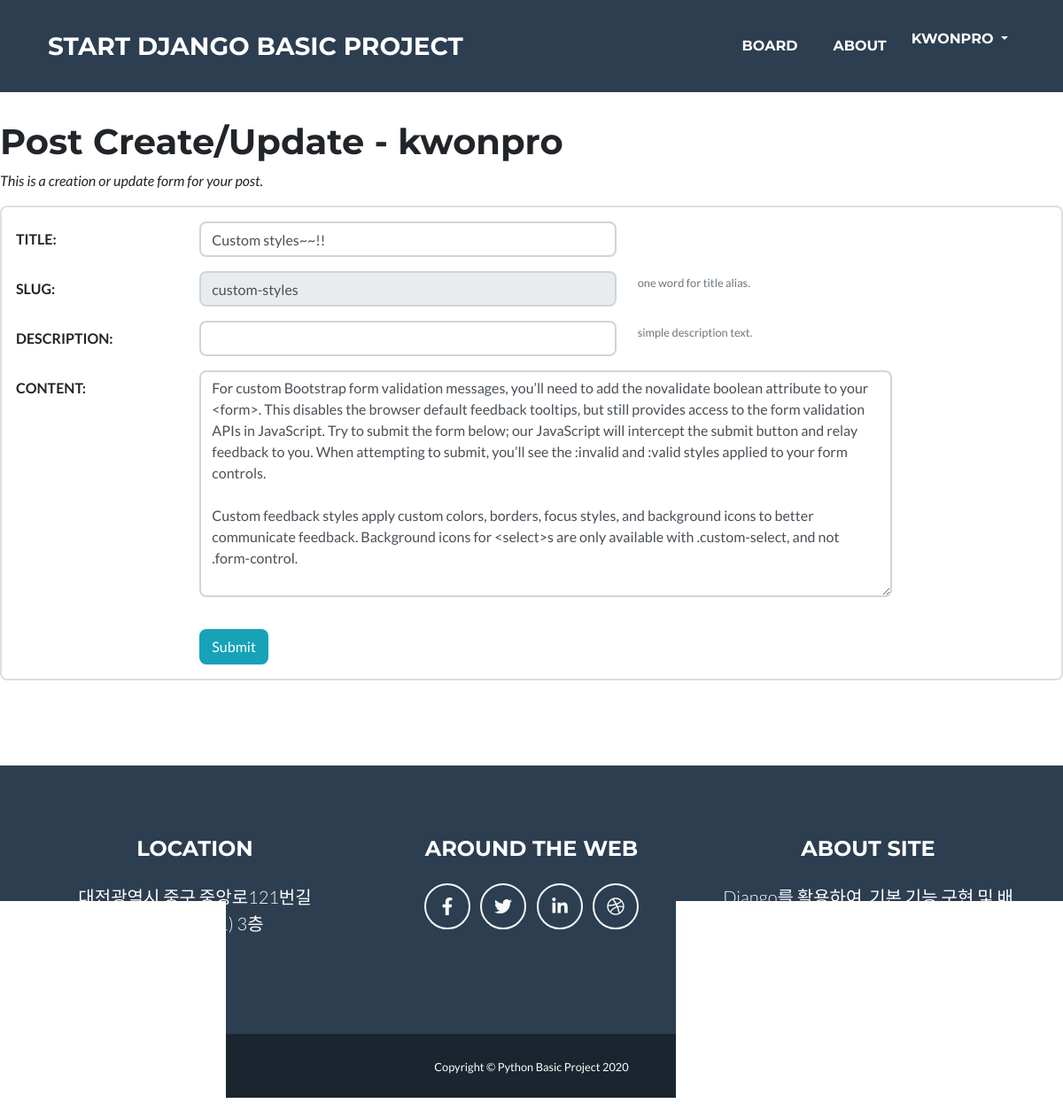
/board/9/update/ (signed in), run on the app's committed database.
### board/models.py (models this page shows, shortened)
class Post(models.Model):
    title = models.CharField(verbose_name='TITLE', max_length=50)
    slug = models.SlugField('SLUG', unique=True, allow_unicode=True, help_text='one word for title alias.')
    description = models.CharField('DESCRIPTION', max_length=100, blank=True, help_text='simple description text.')
    content = models.TextField('CONTENT')
    create_dt = models.DateTimeField('CREATE DATE', auto_now_add=True)
    modify_dt = models.DateTimeField('MODIFY DATE', auto_now=True)
    owner = models.ForeignKey(User, on_delete=models.CASCADE, verbose_name='OWNER', blank=True, null=True)
    class Meta:
        verbose_name = 'post'
        verbose_name_plural = 'posts'
        db_table = 'board_posts'
        ordering = ('-modify_dt',)

### board/views.py (the view)
# urls.py: path('<int:pk>/update/', views.PostUpdateView.as_view(), name="update"),
class PostUpdateView(OwnerOnlyMixin, UpdateView):
    model = Post
    fields = ['title', 'slug', 'description', 'content']
    success_url = reverse_lazy('board:index')

### board/templates/board/post_form.html (shortened to what this page needs)
{% extends "base.html" %}
{% load widget_tweaks %}
{% block main %}
<main class="page-section" style="margin-top:40px">
    <h1>Post Create/Update - {{user}}</h1>
    <p class="font-italic">This is a creation or update form for your post.</p>
    <form action="." method="post" class="card pt-3">{% csrf_token %}
        <div class="form-group row">
            {{ form.title|add_label_class:"col-form-label col-sm-2 ml-3 font-weight-bold" }}
            <div class="col-sm-5">
                {{ form.title|add_class:"form-control"|attr:"autofocus" }}
            </div>
        </div>
        <div class="form-group row">
            {{ form.slug|add_label_class:"col-form-label col-sm-2 ml-3 font-weight-bold" }}
            <div class="col-sm-5">
                {{ form.slug|add_class:"form-control"|attr:"readonly" }}
            </div>
            <small class="form-text text-muted">{{ form.slug.help_text }}</small>
        </div>
        <div class="form-group row">
            {{ form.description|add_label_class:"col-form-label col-sm-2 ml-3 font-weight-bold" }}
            <div class="col-sm-5">
                {{ form.description|add_class:"form-control" }}
            </div>
            <small class="form-text text-muted">{{ form.description.help_text }}</small>
        </div>
        <div class="form-group row">
            {{ form.content|add_label_class:"col-form-label col-sm-2 ml-3 font-weight-bold" }}
            <div class="col-sm-8">
                {{ form.content|add_class:"form-control" }}
            </div>
        </div>
        <div class="form-group row">
            <div class="col-sm-5">
            </div>
        </div>
        <div class="form-group">
            <div class="offset-sm-2 col-sm-5">
                <input type="submit" value="Submit" class="btn btn-info"/>
            </div>
        </div>
    </form>
</main>
{% endblock %}

### templates/base.html (shortened to what this page needs)
<!DOCTYPE html>
{% load static %}
{% load widget_tweaks %}
<html lang="ko">
    <head>
        <link href="{% static 'css/styles.css' %}" rel="stylesheet" />
    </head>
    <body id="page-top">
        <nav class="navbar navbar-expand-lg bg-secondary text-uppercase fixed-top" id="mainNav">
            <div class="container">
                <a class="navbar-brand js-scroll-trigger" href="{% url 'home' %}">Start Django Basic Project</a>
                <div class="collapse navbar-collapse" id="navbarResponsive">
                    <ul class="navbar-nav ml-auto">
                        <li class="nav-item mx-0 mx-lg-1"><a class="nav-link py-3 px-0 px-lg-3 rounded js-scroll-trigger" href="{% url 'board:index' %}">Board</a></li>
                        <li class="nav-item mx-0 mx-lg-1"><a class="nav-link py-3 px-0 px-lg-3 rounded js-scroll-trigger" href="#about">About</a></li>
                        <li class="nav-item dropdown">
                         {% if user.is_active %}
                            <a class="nav-link dropdown-toggle" href="#" id="DropdownMenuLinkA" role="button" data-toggle="dropdown" aria-haspopup="true" aria-expanded="false">
                                {% firstof user.get_short_name user.get_username %}
                            </a>
                         {% endif %}
                        </li>
                    </ul>
                </div>
            </div>
        </nav>
        {% block main %}{% endblock %}
        <footer class="footer text-center">
            <div class="container">
                <div class="row">
                    <div class="col-lg-4 mb-5 mb-lg-0">
                        <h4 class="text-uppercase mb-4">Location</h4>
                        <p class="lead mb-0">
                            대전광역시 중구 중앙로121번길
                            <br />
                            20 (선화동 41) 3층
                        </p>
                    </div>
                    <div class="col-lg-4 mb-5 mb-lg-0">
                        <h4 class="text-uppercase mb-4">Around the Web</h4>
                        <a class="btn btn-outline-light btn-social mx-1" href="#!"><i class="fab fa-fw fa-facebook-f"></i></a>
                        <a class="btn btn-outline-light btn-social mx-1" href="#!"><i class="fab fa-fw fa-twitter"></i></a>
                        <a class="btn btn-outline-light btn-social mx-1" href="#!"><i class="fab fa-fw fa-linkedin-in"></i></a>
                        <a class="btn btn-outline-light btn-social mx-1" href="#!"><i class="fab fa-fw fa-dribbble"></i></a>
                    </div>
                    <div class="col-lg-4">
                        <h4 class="text-uppercase mb-4">About Site</h4>
                        <p class="lead mb-0">
                           Django를 활용하여, 기본 기능 구현 및 배포를 연습하기 위한 사이트 입니다.
                            <a href="http://www.tjvision.co.kr">비젼직업전문학교</a>
                        </p>
                    </div>
                </div>
            </div>
        </footer>
        <div class="copyright py-4 text-center text-white">
            <div class="container"><small>Copyright © Python Basic Project 2020</small></div>
        </div>
        <br>
    </body>
</html>

### data on the page
Post: title|add_label_class "TITLE:", title "Custom styles~~!!", slug|add_label_class "SLUG:", slug "custom-styles", description|add_label_class "DESCRIPTION:", content|add_label_class "CONTENT:", content "For custom Bootstrap form validation messages, you’ll need to add the novalidate boolean attribute to your <form>. This disables the browser default feedback tooltips, but still provides access to the form validation APIs in JavaScript. Try to submit the form below; our JavaScript will intercept the submit button and relay feedback to you. When attempting to submit, you’ll see the :invalid and :valid styles applied to your form controls. Custom feedback styles apply custom colors, borders, focus styles, and background icons to better communicate feedback. Background icons for <select>s are only available with .custom-select, and not .form-control."

### other printed values
{{ user }} "kwonpro"
